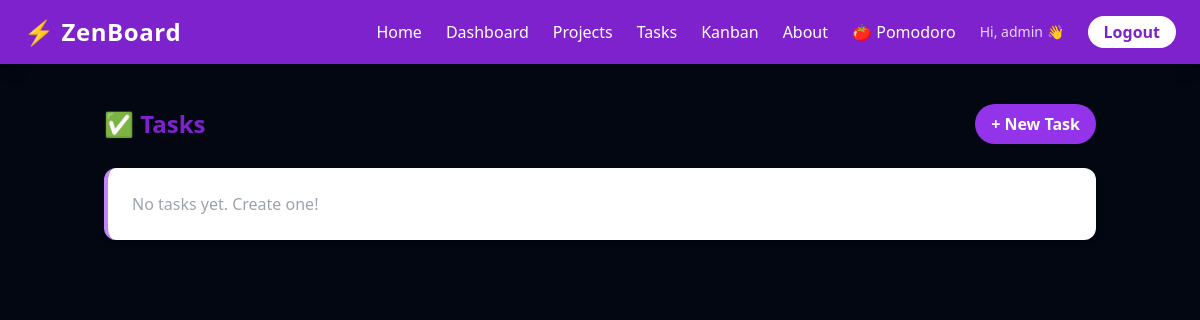
Before: /tasks/ (signed in) with the older database file.
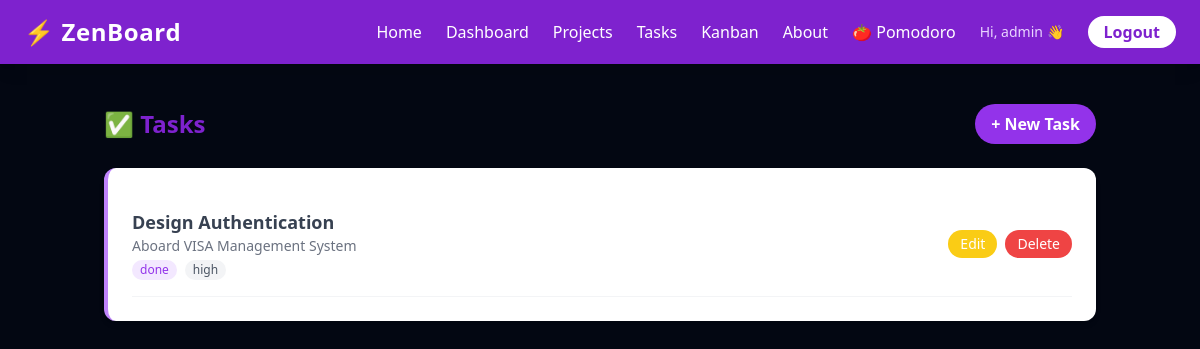
After: the same page with the newer database file.
### tasks/models.py (models this page shows, shortened)
class Task(models.Model):
    STATUS_CHOICES = [
        ('todo', 'To Do'),
        ('inprogress', 'In Progress'),
        ('done', 'Done'),
    ]
    PRIORITY_CHOICES = [
        ('low', 'Low'),
        ('medium', 'Medium'),
        ('high', 'High'),
    ]
    title = models.CharField(max_length=200)
    description = models.TextField(blank=True)
    status = models.CharField(max_length=20, choices=STATUS_CHOICES, default='todo')
    priority = models.CharField(max_length=20, choices=PRIORITY_CHOICES, default='medium')
    project = models.ForeignKey(Project, on_delete=models.CASCADE)
    assigned_to = models.ForeignKey(User, on_delete=models.SET_NULL, null=True, blank=True)
    deadline = models.DateField(null=True, blank=True)
    created_at = models.DateTimeField(auto_now_add=True)

class Project(models.Model):
    name = models.CharField(max_length=200)
    description = models.TextField(blank=True)
    owner = models.ForeignKey(User, on_delete=models.CASCADE)
    created_at = models.DateTimeField(auto_now_add=True)

### tasks/views.py (the view)
# urls.py: path('tasks/', views.task_list, name='task_list'),
@login_required
def task_list(request):
    tasks = Task.objects.filter(project__owner=request.user)
    return render(request, 'tasks/task_list.html', {'tasks': tasks})

### templates/tasks/task_list.html (shortened to what this page needs)
{% extends 'tasks/base.html' %}
{% block content %}
    <div class="flex justify-between items-center mb-6">
        <h2 class="text-2xl font-bold text-purple-700">✅ Tasks</h2>
        <a href="{% url 'task_create' %}" class="bg-purple-600 text-white px-4 py-2 rounded-full font-semibold hover:bg-purple-700 transition">
            + New Task
        </a>
    </div>
    <div class="bg-white rounded-xl shadow-md p-6 border-l-4 border-purple-400">
        {% for task in tasks %}
            <div class="border-b border-gray-100 py-4 flex justify-between items-center">
                <div>
                    <p class="font-semibold text-gray-700 text-lg">{{ task.title }}</p>
                    <p class="text-gray-500 text-sm">{{ task.project.name }}</p>
                    <div class="flex gap-2 mt-1">
                        <span class="text-xs bg-purple-100 text-purple-600 px-2 py-0.5 rounded-full">{{ task.status }}</span>
                        <span class="text-xs bg-gray-100 text-gray-600 px-2 py-0.5 rounded-full">{{ task.priority }}</span>
                    </div>
                </div>
                <div class="flex gap-2">
                    <a href="{% url 'task_edit' task.id %}" class="bg-yellow-400 text-white px-3 py-1 rounded-full text-sm hover:bg-yellow-500 transition">Edit</a>
                    <a href="{% url 'task_delete' task.id %}" class="bg-red-500 text-white px-3 py-1 rounded-full text-sm hover:bg-red-600 transition">Delete</a>
                </div>
            </div>
        {% empty %}
            <p class="text-gray-400">No tasks yet. Create one!</p>
        {% endfor %}
    </div>
{% endblock %}

Changed rows visible on the page:
added Task: title "Design Authentication", project.name "Aboard VISA Management System", status "done", priority "high"
Other visible differences:
text no longer shown: "No tasks yet. Create one!"
